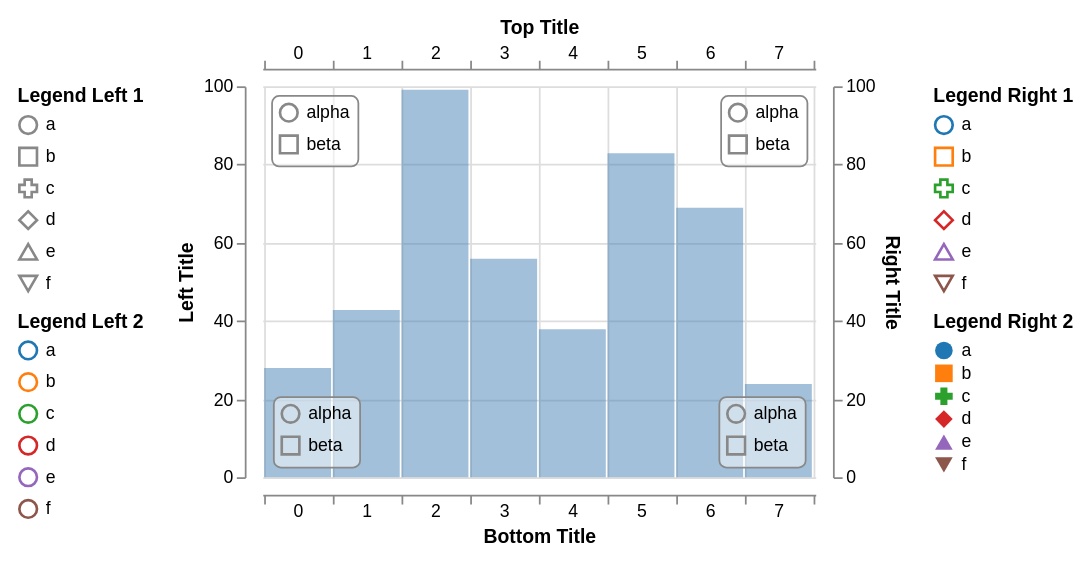

Describe this chart as a Vega-Lite specification.
### Vega specification from a JSON file in a GitHub repository (floating-point values rounded to 4 significant figures)
{"schema": {"language": "vega", "version": "3.0"}, "width": 600, "height": 300, "padding": 10, "autosize": "fit", "config": {"axisBand": {"bandPosition": 1, "labelPadding": -1, "tickExtra": true}}, "signals": [{"name": "active", "value": null, "on": [{"events": {"marktype": "rect", "type": "mouseover"}, "update": "datum"}, {"events": {"marktype": "rect", "type": "mouseout"}, "update": "null"}]}], "data": [{"name": "values", "values": [{"x": 0, "y": 28}, {"x": 1, "y": 43}, {"x": 2, "y": 99}, {"x": 3, "y": 56}, {"x": 4, "y": 38}, {"x": 5, "y": 83}, {"x": 6, "y": 69}, {"x": 7, "y": 24}]}], "scales": [{"name": "xscale", "type": "band", "range": [0, {"signal": "width"}], "round": true, "domain": {"data": "values", "field": "x"}}, {"name": "yscale", "type": "linear", "range": [{"signal": "height"}, 0], "round": true, "domain": {"data": "values", "field": "y"}, "zero": true, "nice": true}, {"name": "shapeScale", "type": "ordinal", "domain": ["a", "b", "c", "d", "e", "f"], "range": ["circle", "square", "cross", "diamond", "triangle-up", "triangle-down"]}, {"name": "colorScale", "type": "ordinal", "domain": ["a", "b", "c", "d", "e", "f"], "scheme": "category10"}, {"name": "innerScale", "type": "ordinal", "domain": ["alpha", "beta"], "range": ["circle", "square"]}], "axes": [{"scale": "yscale", "orient": "left", "tickCount": 5, "grid": false, "domain": true, "title": "Left Title", "offset": 10}, {"scale": "yscale", "orient": "right", "tickCount": 5, "grid": true, "domain": true, "title": "Right Title", "offset": 10}, {"scale": "xscale", "orient": "top", "grid": false, "domain": true, "title": "Top Title", "offset": 10}, {"scale": "xscale", "orient": "bottom", "grid": true, "domain": true, "title": "Bottom Title", "offset": 10}], "legends": [{"shape": "shapeScale", "stroke": "colorScale", "title": "Legend Right 1"}, {"shape": "shapeScale", "fill": "colorScale", "orient": "right", "title": "Legend Right 2"}, {"shape": "shapeScale", "orient": "left", "title": "Legend Left 1"}, {"stroke": "colorScale", "orient": "left", "title": "Legend Left 2"}, {"shape": "innerScale", "orient": "top-left", "offset": 5, "padding": 4, "encode": {"legend": {"enter": {"fill": {"value": "#fff"}, "fillOpacity": {"value": 0.5}, "stroke": {"value": "#888"}, "cornerRadius": {"value": 4}}}}}, {"shape": "innerScale", "orient": "top-right", "offset": 5, "padding": 4, "encode": {"legend": {"enter": {"fill": {"value": "#fff"}, "fillOpacity": {"value": 0.5}, "stroke": {"value": "#888"}, "cornerRadius": {"value": 4}}}}}, {"shape": "innerScale", "orient": "bottom-left", "offset": 6, "padding": 4, "encode": {"legend": {"enter": {"fill": {"value": "#fff"}, "fillOpacity": {"value": 0.5}, "stroke": {"value": "#888"}, "cornerRadius": {"value": 4}}}}}, {"shape": "innerScale", "orient": "bottom-right", "interactive": true, "offset": 6, "padding": 4, "encode": {"legend": {"enter": {"fill": {"value": "#fff"}, "fillOpacity": {"value": 0.5}, "stroke": {"value": "#888"}, "cornerRadius": {"value": 4}}, "update": {"stroke": {"value": "#888"}}, "hover": {"stroke": {"value": "#f8f"}}}}}], "marks": [{"type": "rect", "from": {"data": "values"}, "encode": {"update": {"x": {"scale": "xscale", "field": "x"}, "width": {"scale": "xscale", "band": 1, "offset": -1}, "y": {"scale": "yscale", "field": "y"}, "y2": {"scale": "yscale", "value": 0}, "fill": {"value": "steelblue"}, "fillOpacity": {"value": 0.5}, "stroke": {"color": {"l": {"value": 50}, "a": {"value": 100}, "b": {"value": -20}}}, "strokeWidth": [{"test": "datum===active", "value": 5}, {"value": 0}]}}}]}
